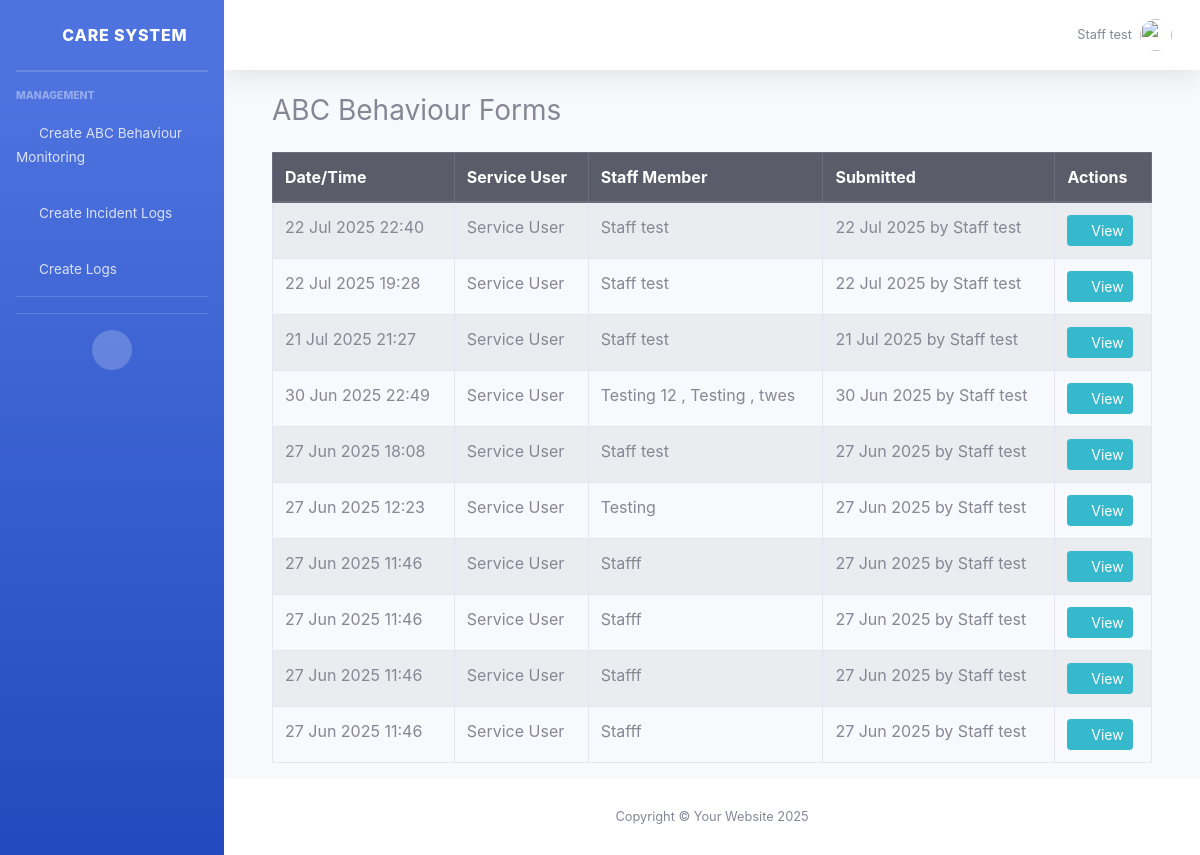
Screenshot of /abc/ (signed in) with the database file from the repository.
### core/models.py (models this page shows, shortened)
class CustomUser(AbstractBaseUser, PermissionsMixin):
    STAFF = 'staff'
    TEAM_LEAD = 'team_lead'
    Manager = 'manager'
    ROLE_CHOICES = [
        (Manager, 'Manager'),
        (STAFF, 'Staff'),
        (TEAM_LEAD, 'Team Lead'),
    ]
    image = models.ImageField(upload_to='staff/', blank=True, null=True)
    phone = models.CharField(max_length=20, blank=True, null=True)
    address = models.TextField(blank=True, null=True)
    additional_info = models.TextField(blank=True, null=True)
    role = models.CharField(max_length=20, choices=ROLE_CHOICES, default=STAFF)
    carehome = models.ForeignKey('CareHome', on_delete=models.SET_NULL, null=True, blank=True)
    last_active = models.DateTimeField(null=True, blank=True)
    email = models.EmailField(unique=True)
    first_name = models.CharField(max_length=30, blank=True)
    last_name = models.CharField(max_length=150, blank=True)
    is_staff = models.BooleanField(default=False)
    is_active = models.BooleanField(default=True)
    date_joined = models.DateTimeField(default=timezone.now)
    USERNAME_FIELD = 'email'
    REQUIRED_FIELDS = ['first_name', 'last_name']
    objects = CustomUserManager()
    def get_full_name(self):
        full_name = f"{self.first_name} {self.last_name}".strip()
        return full_name if full_name else self.email
    class Meta:
        verbose_name = 'User'
        verbose_name_plural = 'Users'

class ABCForm(models.Model):
    TARGET_BEHAVIOUR_CHOICES = [
        ('physical_aggression', 'Physical aggressive behaviour towards other people'),
        ('property_destruction', 'Property destruction e.g., ripping clothes'),
        ('self_injury', 'Self-injurious behaviours e.g., hitting the wall'),
        ('verbal_aggression', 'Verbal aggression'),
        ('other', 'Other / stereotyped behaviours e.g., screaming'),
    ]
    created_by = models.ForeignKey(
        settings.AUTH_USER_MODEL,
        on_delete=models.SET_NULL,
        null=True,
        blank=True,
        related_name='created_abc_forms',
        verbose_name="Form Creator"
    )
    staff = models.CharField(
        max_length=100,
        null=True,  # Keep this temporarily
        blank=False  # But don't allow blank in forms
    )
    service_user = models.ForeignKey(
        ServiceUser,
        on_delete=models.CASCADE,
        verbose_name="Service User",
        related_name='abc_forms'
    )
    date_of_birth = models.DateField()
    date_time = models.DateTimeField(verbose_name="DATE/TIME Behavior started", default=timezone.now)
    target_behaviours = models.JSONField(
        default=list,
        help_text="List of selected target behaviours"
    )
    setting = models.TextField(blank=True)
    antecedent = models.TextField(blank=True)
    behaviour = models.TextField(blank=True)
    consequences = models.TextField(blank=True)
    reflection = models.TextField(blank=True)
    updated_by = models.ForeignKey(
        settings.AUTH_USER_MODEL,
        on_delete=models.SET_NULL,
        null=True,
        blank=True,
        related_name='updated_abc_forms',
        verbose_name="Last Updated By"
    )
    pdf_file = models.FileField(upload_to='abc_pdfs/', null=True, blank=True)
    created_at = models.DateTimeField(auto_now_add=True)
    updated_at = models.DateTimeField(auto_now=True)

class ServiceUser(models.Model):
    carehome = models.ForeignKey(CareHome, on_delete=models.CASCADE,related_name='service_users')
    image = models.ImageField(upload_to='service_users/', blank=True, null=True)
    first_name = models.CharField(max_length=100)
    last_name = models.CharField(max_length=100)
    phone = models.CharField(
        max_length=20,
        validators=[
            RegexValidator(
                regex=r'^(\+44\s?7\d{3}|\(?07\d{3}\)?)\s?\d{3}\s?\d{3}$',
                message='Enter a valid UK phone number'
            )
        ]
    )
    email = models.EmailField(blank=True, null=True)
    emergency_contact = models.CharField(max_length=20)
    address = models.TextField()
    notes = models.TextField(blank=True, null=True)
    created_at = models.DateTimeField(auto_now_add=True)
    def __str__(self):
        return f"{self.first_name} {self.last_name}"

### core/views.py (the view)
# urls.py: path('abc/', views.abc_form_list, name='abc_form_list'),
@login_required
def abc_form_list(request):
    if request.user.is_superuser:
        forms = ABCForm.objects.all().order_by('-date_time')
    elif request.user.groups.filter(name='Supervisors').exists():
        forms = ABCForm.objects.filter(
            Q(service_user__in=request.user.managed_clients.all()) |
            Q(created_by=request.user)
        ).order_by('-date_time')
    else:  # Regular care staff
        forms = ABCForm.objects.filter(
            created_by=request.user
        ).order_by('-date_time')
    forms = forms.select_related('service_user', 'created_by')
    return render(request, 'forms/abc_form_list.html', {
        'forms': forms,
        'can_edit': lambda form: (
                request.user.is_superuser or
                request.user.groups.filter(name='Supervisors').exists()
        )
    })

### core/core/templates/forms/abc_form_list.html (shortened to what this page needs)
{% extends "core/base.html" %}
{% load static %}
{% block content %}
<div class="container">
    <h1 class="h3 mb-4">ABC Behaviour Forms</h1>
    <table class="table table-bordered table-striped">
        <thead class="thead-dark">
        <tr>
            <th>Date/Time</th>
            <th>Service User</th>
            <th>Staff Member</th>
            <th>Submitted</th>
            <th>Actions</th>
        </tr>
        </thead>
        <tbody>
        {% for form in forms %}
        <tr>
            <td>{{ form.date_time|date:"d M Y H:i" }}</td>
            <td>{{ form.service_user }}</td>
            <td>{{ form.staff }}</td>
            <td>{{ form.created_at|date:"d M Y" }} by {{ form.created_by.get_full_name }}</td>
            <td>
                <div class="btn-group btn-group-sm">
                    <a href="{% url 'view_abc_form' form.id %}" class="btn btn-info">
                        <i class="fas fa-eye"></i> View
                    </a>
                </div>
            </td>
        </tr>
        {% empty %}
        <tr>
            <td colspan="5" class="text-center">No ABC forms found</td>
        </tr>
        {% endfor %}
        </tbody>
    </table>
</div>
{% endblock %}

### core/core/templates/core/topbar.html (shortened to what this page needs)
{% load static %}
<nav class="navbar navbar-expand navbar-light bg-white topbar mb-4 static-top shadow">
    <ul class="navbar-nav ml-auto">
        <li class="nav-item dropdown no-arrow">
            <a class="nav-link dropdown-toggle" href="#" id="userDropdown" role="button"
                data-toggle="dropdown" aria-haspopup="true" aria-expanded="false">
                <span class="mr-2 d-none d-lg-inline text-gray-600 small">
                    {{ request.user.get_full_name|default:request.user.email }}
                </span>
                {% if request.user.profile_picture %}
                <img class="img-profile rounded-circle" src="{{ request.user.profile_picture.url }}">
                {% else %}
                <img class="img-profile rounded-circle" src="{% static 'img/undraw_profile.svg' %}">
                {% endif %}
            </a>
        </li>
    </ul>
</nav>

### rows the page displays
CustomUser: user.get_full_name "Staff test"
ABCForm: date_time "22 Jul 2025 22:40", service_user "Service User", staff "Staff test", created_at "22 Jul 2025", created_by.get_full_name "Staff test"
ABCForm: date_time "22 Jul 2025 19:28", service_user "Service User", staff "Staff test", created_at "22 Jul 2025", created_by.get_full_name "Staff test"
ABCForm: date_time "21 Jul 2025 21:27", service_user "Service User", staff "Staff test", created_at "21 Jul 2025", created_by.get_full_name "Staff test"
ABCForm: date_time "30 Jun 2025 22:49", service_user "Service User", staff "Testing 12 , Testing , twes", created_at "30 Jun 2025", created_by.get_full_name "Staff test"
ABCForm: date_time "27 Jun 2025 18:08", service_user "Service User", staff "Staff test", created_at "27 Jun 2025", created_by.get_full_name "Staff test"
ABCForm: date_time "27 Jun 2025 12:23", service_user "Service User", staff "Testing", created_at "27 Jun 2025", created_by.get_full_name "Staff test"
ABCForm: date_time "27 Jun 2025 11:46", service_user "Service User", staff "Stafff", created_at "27 Jun 2025", created_by.get_full_name "Staff test"
ABCForm: date_time "27 Jun 2025 11:46", service_user "Service User", staff "Stafff", created_at "27 Jun 2025", created_by.get_full_name "Staff test"
ABCForm: date_time "27 Jun 2025 11:46", service_user "Service User", staff "Stafff", created_at "27 Jun 2025", created_by.get_full_name "Staff test"
ABCForm: date_time "27 Jun 2025 11:46", service_user "Service User", staff "Stafff", created_at "27 Jun 2025", created_by.get_full_name "Staff test"
